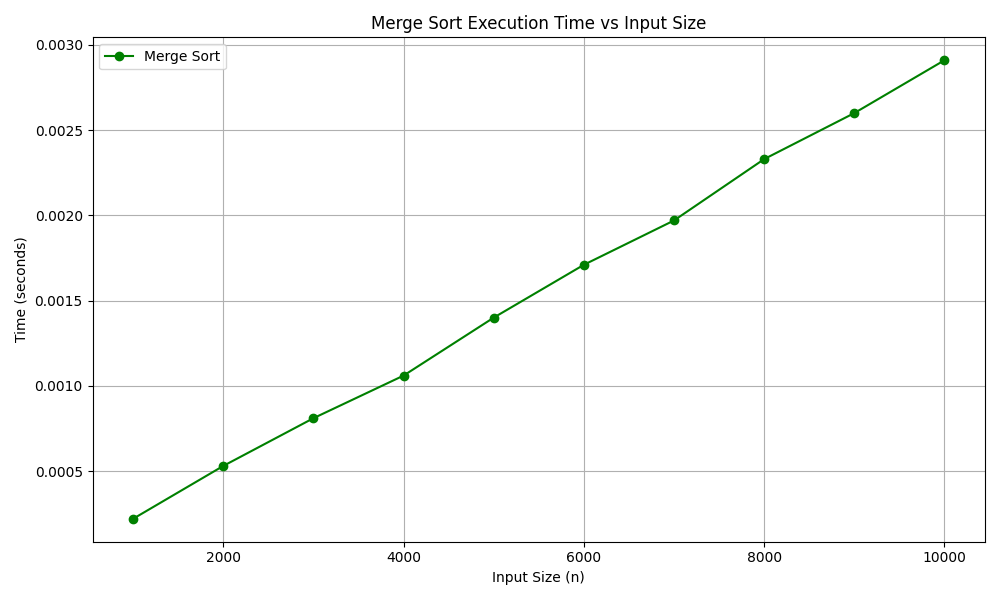

Python code for this plot:
import matplotlib.pyplot as plt

# Merge Sort timing data
n_values = [1000, 2000, 3000, 4000, 5000, 6000, 7000, 8000, 9000, 10000]
time_values = [0.000220, 0.000530, 0.000810, 0.001060, 0.001400,
               0.001710, 0.001970, 0.002330, 0.002600, 0.002910]

# Plotting
plt.figure(figsize=(10, 6))
plt.plot(n_values, time_values, marker='o', linestyle='-', color='green', label='Merge Sort')

# Add labels and title
plt.title('Merge Sort Execution Time vs Input Size')
plt.xlabel('Input Size (n)')
plt.ylabel('Time (seconds)')
plt.grid(True)
plt.legend()
plt.tight_layout()
plt.show()
